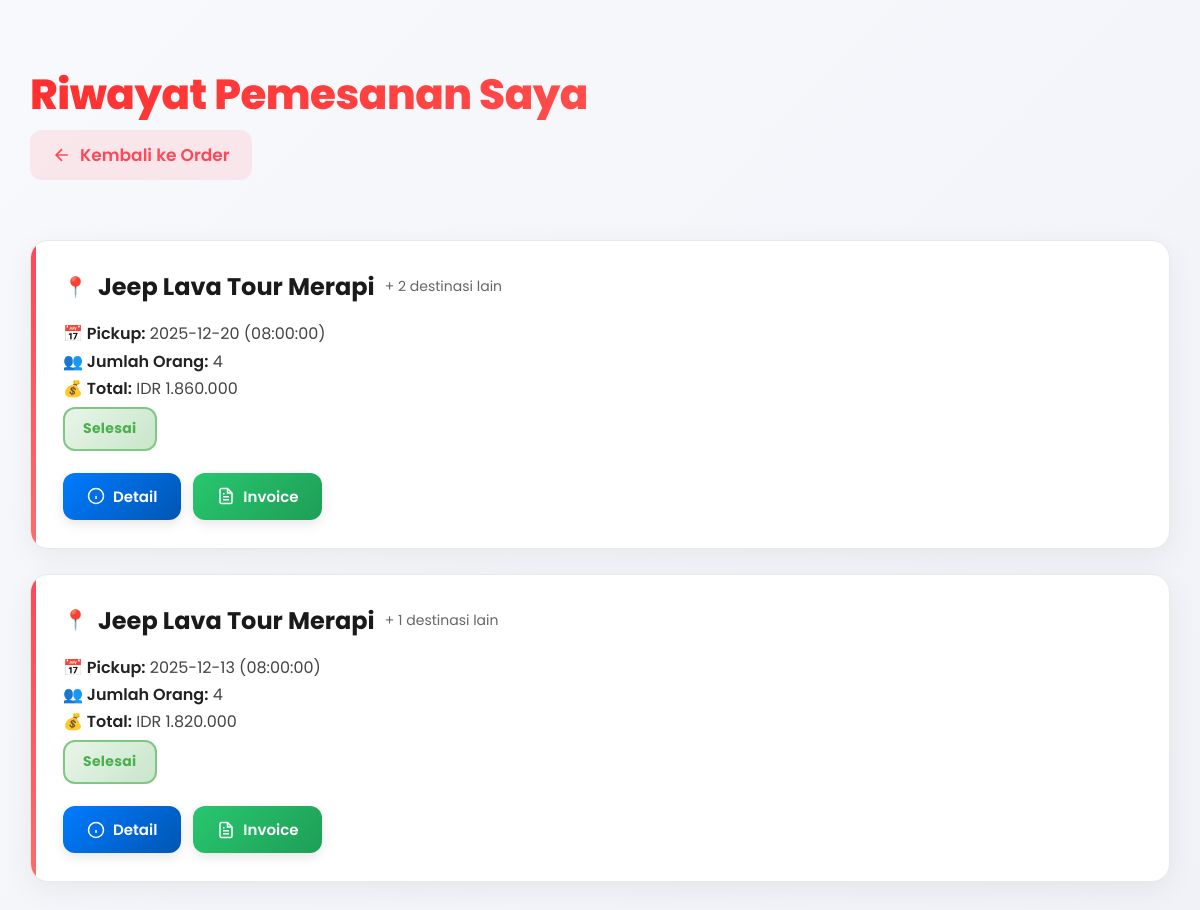
Screenshot of /journey_merapi/my_order.php (signed in) with the database file from the repository.
### tables this page shows
CREATE TABLE `orders` (
  `ID_Order` int(11) NOT NULL,
  `ID_User` int(11) DEFAULT NULL,
  `full_name` varchar(100) DEFAULT NULL,
  `country` varchar(100) DEFAULT NULL,
  `email` varchar(120) DEFAULT NULL,
  `phone` varchar(30) DEFAULT NULL,
  `special_request` text DEFAULT NULL,
  `Jumlah_orang` int(11) DEFAULT NULL,
  `pickup_date` date DEFAULT NULL,
  `pickup_time` time DEFAULT NULL,
  `pickup_location` varchar(255) DEFAULT NULL,
  `total_price` int(11) DEFAULT NULL,
  `Status` varchar(50) DEFAULT 'Pending',
  `Created_at` timestamp NOT NULL DEFAULT current_timestamp()
);

CREATE TABLE `order_items` (
  `ID_Item` int(11) NOT NULL,
  `ID_Order` int(11) NOT NULL,
  `Tour_ID` int(11) NOT NULL,
  `Tour_Name` varchar(100) NOT NULL,
  `Price` int(11) NOT NULL,
  `Quantity` int(11) NOT NULL,
  `Subtotal` int(11) NOT NULL
);

### journey_merapi/my_order.php (the view, shortened to what this page needs)
<?php
require "include/db.php";
$ID_User = $_SESSION['user_id'];
$q = mysqli_query($conn,"
    SELECT * FROM orders
    WHERE ID_User=$ID_User
    ORDER BY Created_at DESC
");
?>
<!DOCTYPE html>
<html lang="id">
<head>
<link rel="stylesheet" href="Css/style.css" />
<link rel="stylesheet" href="Css/darkmode.css" />
</head>
<body>
<div class="header-section">
    <h1 class="page-title">Riwayat Pemesanan Saya</h1>
    <a class="back-btn" href="order.php">
        <svg width="20" height="20" viewBox="0 0 24 24" fill="none" stroke="currentColor" stroke-width="2">
            <path d="M19 12H5M12 19l-7-7 7-7"/>
        </svg>
        Kembali ke Order
    </a>
</div>
<div class="order-container">
    <?php if (mysqli_num_rows($q) == 0): ?>
        <div class="no-orders">
            <p>Belum ada pemesanan. Mulai pesan tour pertama Anda!</p>
        </div>
    <?php else: ?>
        <?php while ($o = mysqli_fetch_assoc($q)): ?>
            <?php
            $first = mysqli_fetch_assoc(mysqli_query($conn,"
                SELECT * FROM order_items WHERE ID_Order={$o['ID_Order']} LIMIT 1
            "));
            $count = mysqli_fetch_assoc(mysqli_query($conn,"
                SELECT COUNT(*) AS total FROM order_items WHERE ID_Order={$o['ID_Order']}
            "))['total'];
            $statusClass = $o['Status'] == "Pending" ? "pending" :
                          ($o['Status'] == "Diproses" ? "process" : "done");
            ?>
            <div class="order-card">
                <div class="order-header">
                    <?= htmlspecialchars($first['Tour_Name'] ?? 'Tour') ?>
                    <?php if ($count > 1): ?>
                        <span style="font-size: 14px; color: #666; font-weight: normal;">
                            + <?= $count - 1 ?> destinasi lain
                        </span>
                    <?php endif; ?>
                </div>
                <div class="order-info">
                    <b>📅 Pickup:</b> <?= htmlspecialchars($o['pickup_date']) ?> (<?= htmlspecialchars($o['pickup_time']) ?>)<br>
                    <b>👥 Jumlah Orang:</b> <?= $o['Jumlah_orang'] ?><br>
                    <b>💰 Total:</b> IDR <?= number_format($o['total_price'], 0, ",", ".") ?><br>
                    <span class="status <?= $statusClass ?>">
                        <?= htmlspecialchars($o['Status']) ?>
                    </span>
                </div>
                <div class="card-buttons">
                    <a href="#" class="btn btn-detail" onclick="showDetail(<?= $o['ID_Order'] ?>)">
                        <svg width="18" height="18" viewBox="0 0 24 24" fill="none" stroke="currentColor" stroke-width="2">
                            <circle cx="12" cy="12" r="10"></circle>
                            <line x1="12" y1="16" x2="12" y2="12"></line>
                            <line x1="12" y1="8" x2="12.01" y2="8"></line>
                        </svg>
                        Detail
                    </a>
                    <?php if ($o['Status'] != 'Pending'): ?>
                        <a href="invoice.php?id=<?= $o['ID_Order'] ?>" class="btn btn-invoice">
                            Invoice
                        </a>
                    <?php endif; ?>
                </div>
            </div>
        <?php endwhile; ?>
    <?php endif; ?>
</div>
</body>
</html>

### journey_merapi/Css/base.css (style rules this page uses)
* { margin:0; padding:0; box-sizing:border-box; font-family:Poppins, sans-serif; transition: background-color 0.3s ease, color 0.3s ease, border-color 0.3s ease; }
img, button, .btn { transition: transform 0.3s ease, box-shadow 0.3s ease, background-color 0.3s ease; }
:root { --red:#f0393d; --bg:#fff; --text:#333; --card-bg:#fff; --dark-bg-text: #1d3d53; --navbar-bg:transparent; --footer-bg:#d9d9d9; --input-bg:#fff; --input-border:#ddd; --shadow:rgba(0, 0, 0, 0.1); }
body { background:var(--bg); color:var(--text); }
.btn { padding:10px 20px; border-radius:30px; border:none; cursor:pointer; font-size:15px; font-weight:500; }
a { cursor:pointer; pointer-events:auto; }

### journey_merapi/Css/animations.css (style rules this page uses)
.page-transition { opacity: 0; transition: opacity .45s ease; }
.page-loaded { opacity: 1 !important; }

### journey_merapi/my_order.php (style rules this page uses)
body { font-family: 'Poppins', sans-serif; background: linear-gradient(135deg, #f8f9fc 0%, #f0f2f8 100%); margin: 0; padding: 50px 30px; min-height: 100vh; transition: all 0.4s ease; }
.header-section { max-width: 1200px; margin: 0 auto 40px; padding: 20px 0; }
.page-title { font-size: 42px; font-weight: 800; margin-bottom: 10px; background: linear-gradient(135deg, #ff2e2e 0%, #ff6b6b 100%); -webkit-background-clip: text; -webkit-text-fill-color: transparent; background-clip: text; letter-spacing: -0.5px; line-height: 1.2; }
.back-btn { display: inline-flex; align-items: center; gap: 8px; font-size: 17px; color: #ff4757; font-weight: 600; text-decoration: none; padding: 10px 20px; background: rgba(255, 71, 87, 0.1); border-radius: 12px; transition: all 0.3s ease; border: 2px solid transparent; }
.order-container { max-width: 1200px; margin: 0 auto; }
.order-card { background: white; border-radius: 18px; padding: 28px 32px; margin-bottom: 25px; border: 1px solid #e8e8e8; box-shadow: 0 8px 30px rgba(0,0,0,0.06); transition: all 0.35s cubic-bezier(0.4, 0, 0.2, 1); position: relative; overflow: hidden; }
.order-card::before { content: ''; position: absolute; top: 0; left: 0; width: 5px; height: 100%; background: linear-gradient(to bottom, #ff4757, #ff6b6b); border-radius: 5px 0 0 5px; }
.order-header { font-size: 24px; font-weight: 700; color: #1a1a1a; margin-bottom: 16px; display: flex; align-items: center; gap: 10px; }
.order-header::before { content: '📍'; font-size: 20px; }
.order-info { font-size: 16px; line-height: 1.7; color: #444; margin-bottom: 15px; }
.order-info b { color: #222; font-weight: 600; }
.status { padding: 8px 18px; border-radius: 12px; font-weight: 700; display: inline-block; font-size: 14px; margin-top: 5px; letter-spacing: 0.3px; border: 2px solid; transition: all 0.3s ease; }
.done { background: linear-gradient(135deg, #e8f5e9 0%, #c8e6c9 100%); color: #4caf50; border-color: #81c784; }
.card-buttons { margin-top: 22px; display: flex; gap: 12px; flex-wrap: wrap; }
.btn { padding: 12px 24px; border-radius: 12px; text-decoration: none; color: white !important; font-weight: 600; font-size: 15px; border: none; cursor: pointer; transition: all 0.3s cubic-bezier(0.4, 0, 0.2, 1); display: inline-flex; align-items: center; gap: 8px; box-shadow: 0 4px 12px rgba(0,0,0,0.1); }
.btn-detail { background: linear-gradient(135deg, #007bff 0%, #0056b3 100%); }
.btn-invoice { background: linear-gradient(135deg, #28c76f 0%, #1e9e57 100%); }

### rows the page displays
orders: order_items.Tour_Name "Jeep Lava Tour Merapi", count "2", pickup_date "2025-12-20", pickup_time "08:00:00", Jumlah_orang "4", total_price "1.860.000", Status "Selesai"
orders: order_items.Tour_Name "Jeep Lava Tour Merapi", $count-1 "1", pickup_date "2025-12-13", pickup_time "08:00:00", Jumlah_orang "4", total_price "1.820.000", Status "Selesai"
